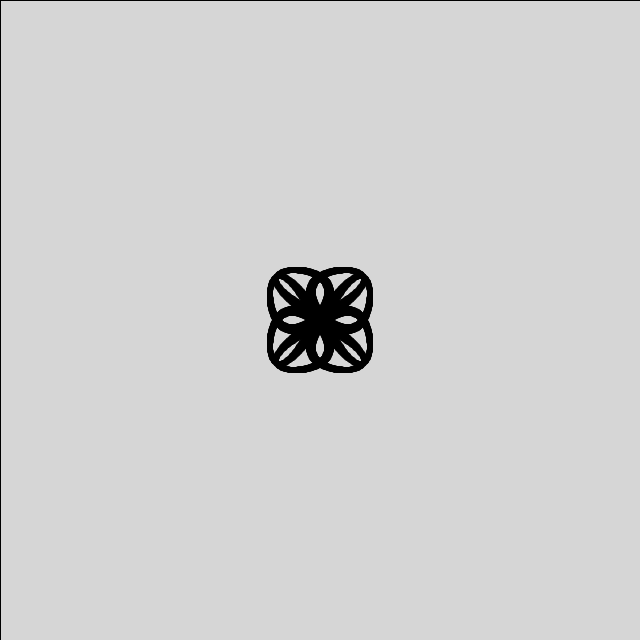
Frame 1 (no input)
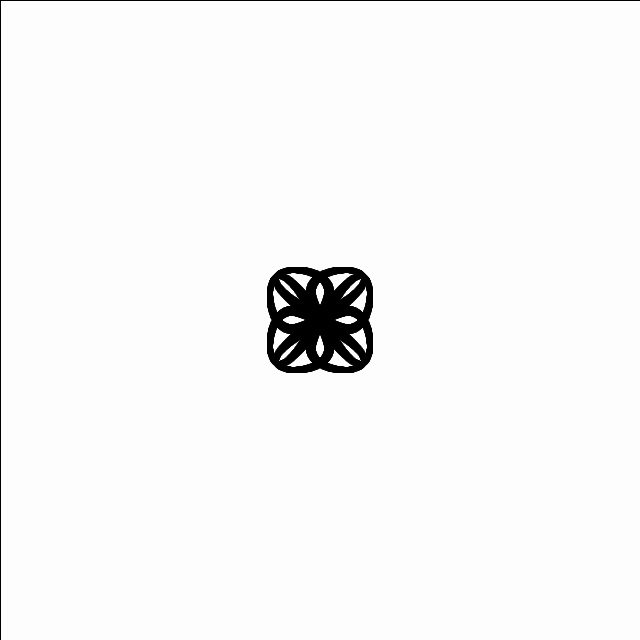
Frame 60 (the mouse pressed at the canvas centre just before this capture)
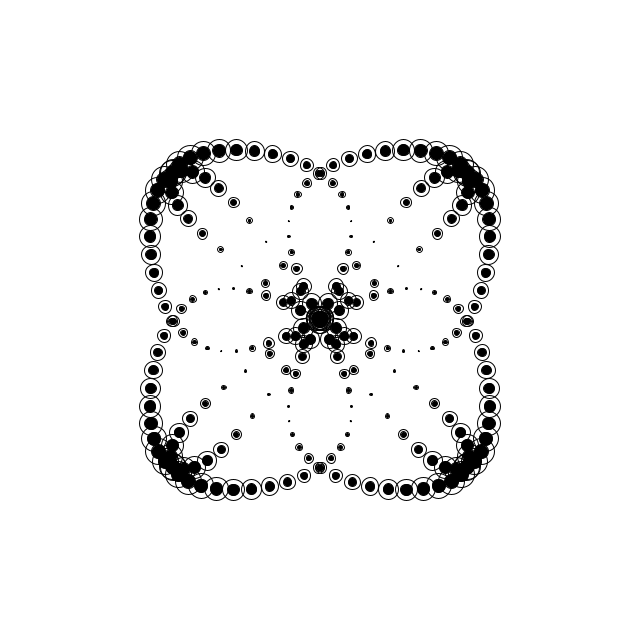
Frame 120 (the mouse held since frame 60 and released just before this capture)

The Processing sketch that drew these frames (run headless with seeded random() and noise(); from frame 60 on, the mouse is pressed at the canvas centre):

// Processing sketch: processing_159460
// ── processing_159460.pde

/* Blog design from Jerome Herr */

float num;
boolean doOnce = true, circles = false;
void setup() {
  size(640, 640);
}

void draw() {
  if(!circles){
    fill(255, 50);
    rect(0, 0, width, height);
  }else{
    background(255); 
  }
  float am = map(mouseY, 0, height, 2, 10);
  float s = map(mouseX, 0, width, 50, 290);
  translate(width/2, height/2);
  for (int i = 0; i < 360; i+=am) {
    float x = sin(radians(i+num)) * s;
    float y = x/2 + cos(radians(i+num)) * x;
    float d = map(dist(x, y, 0, 0), 0, 200, -13, 13);

    fill(0);
    ellipse(x, y, d, d);
    ellipse(y, x, d, d);
    ellipse(-x, y, d, d);
    ellipse(-y, x, d, d);

    if (circles) {
      noFill();
      ellipse(x, y, d+d/1.2, d+d/1.2); 
      ellipse(y, x, d+d/1.2, d+d/1.2);
      ellipse(-x, y, d+d/1.2, d+d/1.2);
      ellipse(-y, x, d+d/1.2, d+d/1.2);
    }
  }
  num += 0.5;
}

void mousePressed() {
  if (doOnce && circles) {
    circles = false;
    doOnce = false;
  }
  if (doOnce && !circles) {
    circles = true;
    doOnce = false;
  }
}

void mouseReleased() {
  doOnce = true;
}
